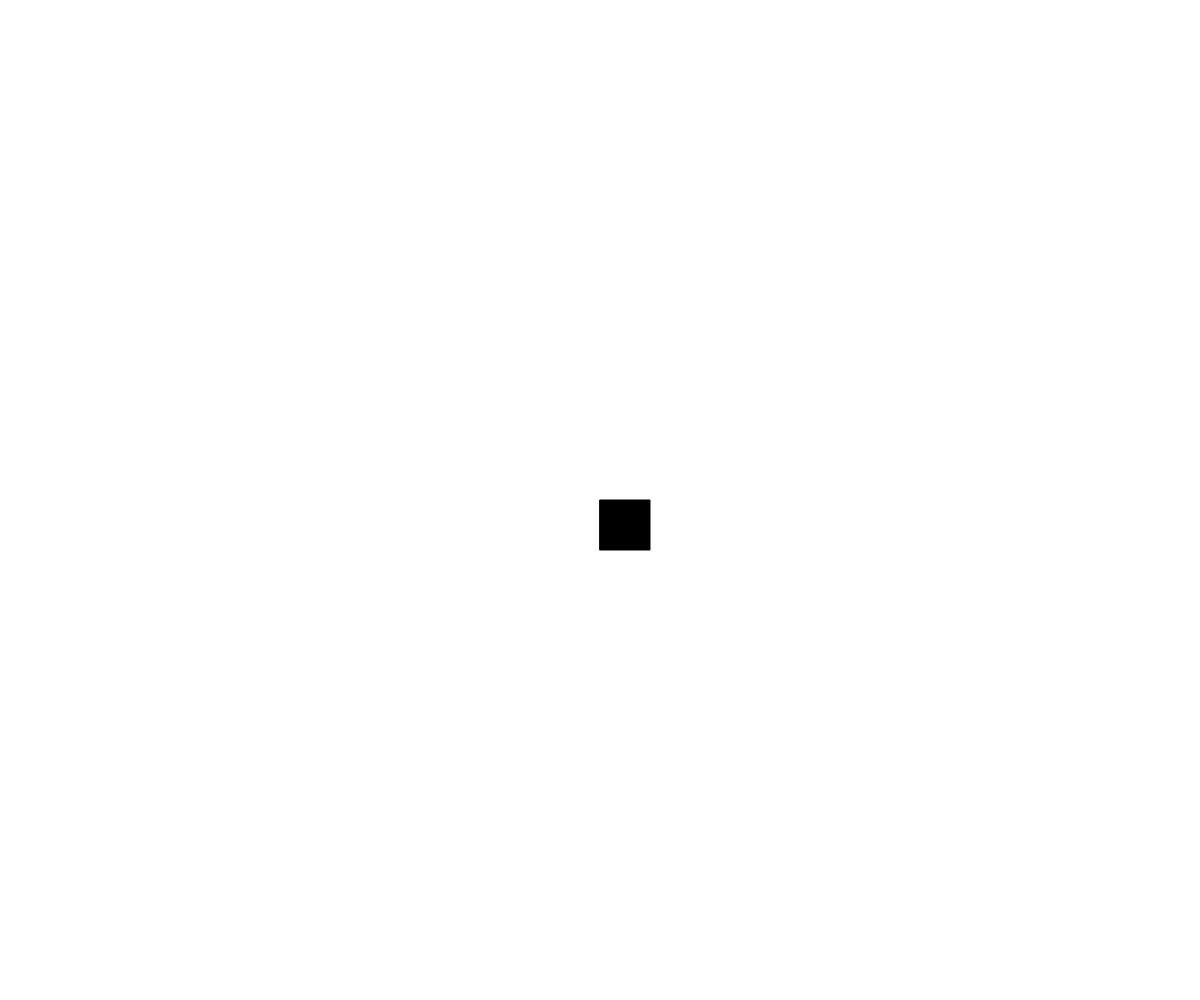
Frame 1 (no input)
Frame 60 (no input): identical to frame 1, image omitted
Frame 120 (the mouse pressed at the canvas centre since frame 60): identical to frame 1, image omitted

The p5.js sketch that drew this single still picture (run headless with seeded random() and noise() and a simulated clock; from frame 60 on, the mouse is pressed at the canvas centre):

// p5.js sketch
// ── sketch.js
// WASD Demo
// Dan Schellenberg

let x;
let y;
let dx = 5;
let dy = 5;
let movingUp = false;
let movingDown = false;
let movingLeft = false;
let movingRight = false;

function setup() {
  createCanvas(windowWidth, windowHeight);
  x = width/2;
  y = height/2;
}

function draw() {
  background("white");
  
  moveBox();
  displayBox();
}

function keyPressed() {
  if (key === "w") {
    movingUp = true;
  }
  if (key === "a") {
    movingLeft = true;
  }
  if (key === "s") {
    movingDown = true;
  }
  if (key === "d") {
    movingRight = true;
  }
}

function keyReleased() {
  if (key === "w") {
    movingUp = false;
  }
  if (key === "a") {
    movingLeft = false;
  }
  if (key === "s") {
    movingDown = false;
  }
  if (key === "d") {
    movingRight = false;
  }
}


function moveBox() {
  if (movingUp) {
    y -= dy;
  }
  if (movingLeft) {
    x -= dx;
  }
  if (movingDown) {
    y += dy;
  }
  if (movingRight) {
    x += dx;
  }
}

function displayBox() {
  fill("black");
  rect(x, y, 50, 50);
}
